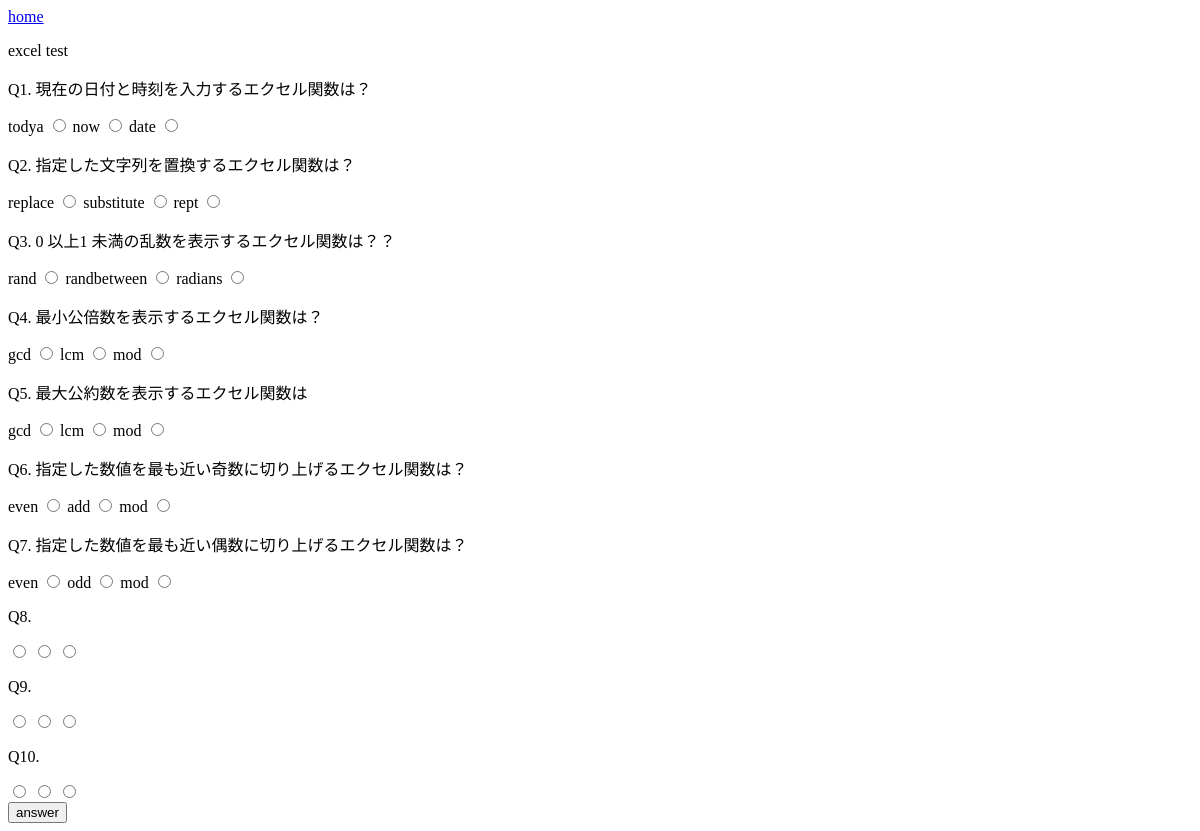
Page /skil/1/exceltest/ on the earlier database version.
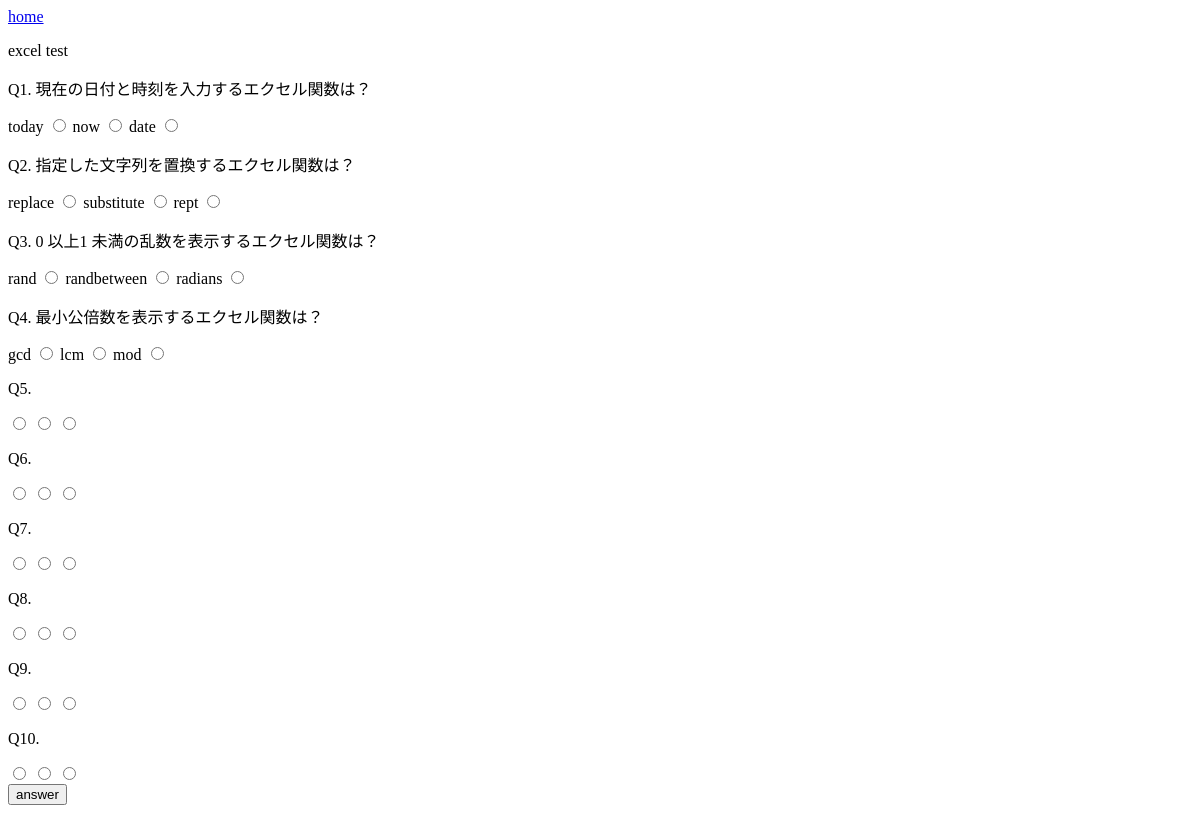
Same page on the later database version.
### skil/models.py (models this page shows, shortened)
class Equestion(models.Model):
    number = models.IntegerField(default=0)
    ques = models.TextField()
    sele1 = models.TextField()
    sele2 = models.TextField()
    sele3 = models.TextField()
    answer = models.IntegerField()

### skil/views.py (the view)
# urls.py: path('<int:excel_id>/exceltest/', views.exceltest, name='ET'),
def exceltest(request, excel_id):
    excel = Equestion.objects.filter(id__gte=10*excel_id-9).filter(id__lt=10*excel_id+1)
    data = {'excel':excel}
    return render(request, 'skil/excel_test.html', data)

### skil/templates/skil/excel_test.html (shortened to what the changed rows need)
<!DOCTYPE html>
<html>
    <head>
    </head>
    <body>
        <br>
        <form id="Q1">
            <p>Q1. {{ excel.0.ques }}</p>
            <label for="radio11">{{ excel.0.sele1 }}</label>
            <input id="radio11" name="option" type="radio" value="1">
            <label for="radio12">{{ excel.0.sele2 }}</label>
            <input id="radio12" name="option" type="radio" value="2">
            <label for="radio13">{{ excel.0.sele3 }}</label>
            <input id="radio13" name="option" type="radio" value="3">
            <br>
        </form>
        <form id="Q3">
            <p>Q3. {{ excel.2.ques }}</p>
            <label for="radio31">{{ excel.2.sele1 }}</label>
            <input id="radio31" name="option" type="radio" value="1">
            <label for="radio32">{{ excel.2.sele2 }}</label>
            <input id="radio32" name="option" type="radio" value="2">
            <label for="radio33">{{ excel.2.sele3 }}</label>
            <input id="radio33" name="option" type="radio" value="3">
            <br>
        </form>
        <form id="Q5">
            <p>Q5. {{ excel.4.ques }}</p>
            <label for="radio51">{{ excel.4.sele1 }}</label>
            <input id="radio51" name="option" type="radio" value="1">
            <label for="radio52">{{ excel.4.sele2 }}</label>
            <input id="radio52" name="option" type="radio" value="2">
            <label for="radio53">{{ excel.4.sele3 }}</label>
            <input id="radio53" name="option" type="radio" value="3">
        <br>
        </form>
        <form id="Q6">
            <p>Q6. {{ excel.5.ques }}</p>
            <label for="radio61">{{ excel.5.sele1 }}</label>
            <input id="radio61" name="option" type="radio" value="1">
            <label for="radio62">{{ excel.5.sele2 }}</label>
            <input id="radio62" name="option" type="radio" value="2">
            <label for="radio63">{{ excel.5.sele3 }}</label>
            <input id="radio63" name="option" type="radio" value="3">
        <br>
        </form>
        <form id="Q7">
            <p>Q7. {{ excel.6.ques }}</p>
            <label for="radio71">{{ excel.6.sele1 }}</label>
            <input id="radio71" name="option" type="radio" value="1">
            <label for="radio72">{{ excel.6.sele2 }}</label>
            <input id="radio72" name="option" type="radio" value="2">
            <label for="radio73">{{ excel.6.sele3 }}</label>
            <input id="radio73" name="option" type="radio" value="3">
        <br>
        </form>
    </body>
</html>

Differences in the rows shown:
removed Equestion: ques "最大公約数を表示するエクセル関数は", sele1 "gcd", sele2 "lcm", sele3 "mod"
removed Equestion: ques "指定した数値を最も近い奇数に切り上げるエクセル関数は？", sele1 "even", sele2 "add", sele3 "mod"
removed Equestion: ques "指定した数値を最も近い偶数に切り上げるエクセル関数は？", sele1 "even", sele2 "odd", sele3 "mod"
changed Equestion "現在の日付と時刻を入力するエクセル関数は？": sele1 "todya" → "today"
changed Equestion "rand": ques "0 以上1 未満の乱数を表示するエクセル関数は？？" → "0 以上1 未満の乱数を表示するエクセル関数は？"
Other differences:
form field option: "☐ todya" → "☐ today"
form field option: "☐ gcd" → "☐"
form field option: "☐ lcm" → "☐"
form field option: "☐ mod" → "☐"
form field option: "☐ even" → "☐"
form field option: "☐ add" → "☐"
form field option: "☐ odd" → "☐"
